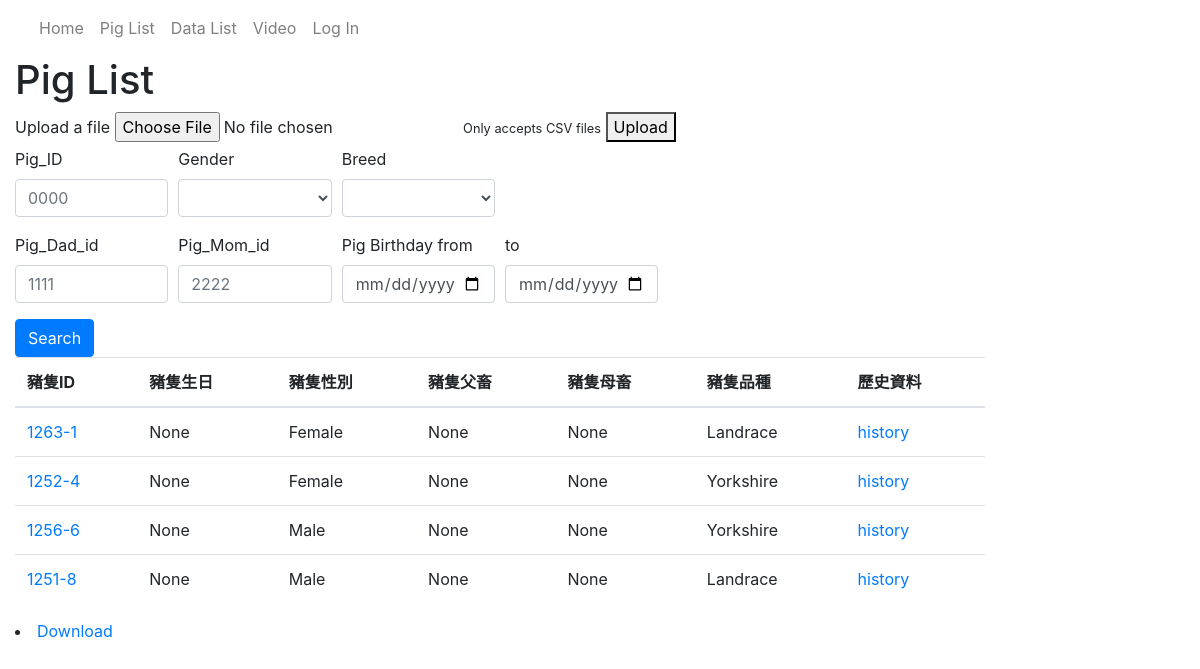
Page /catalog/pigs/ on the earlier database version.
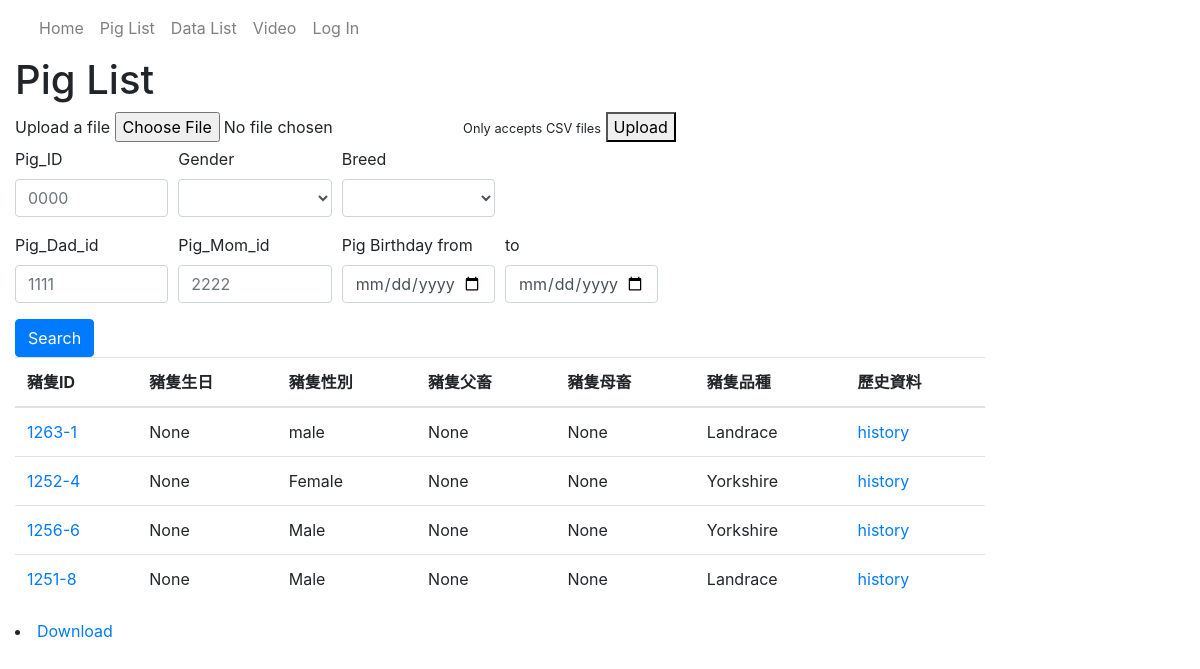
Same page on the later database version.
### catalog/models.py (models this page shows, shortened)
class Pig(models.Model):
    pig_id = models.CharField(max_length=8,primary_key=True, help_text='Input birth year(XX) + ear tag')
    birth = models.DateField(null=True, blank=True)
    gender = models.CharField(max_length=100,null=True, blank=True)
    dad_id = models.CharField(max_length=100,null=True, blank=True)
    mom_id = models.CharField(max_length=100,null=True, blank=True)
    breed = models.CharField(max_length=10, help_text='Pig\'s breed')

### catalog/views.py (the view)
# urls.py: path('pigs/', views.PigListView, name='pigs'),
def PigListView(request):
    model = Pig
    fields = ['pig_id', 'birth', 'gender', 'dad_id', 'mom_id', 'breed']
    model_history = Pig_history
    template = 'pig_list.html'
    if request.method == 'GET':
        qs = listfilter(request,model,fields)
        context = {'list':qs}
        return render(request,template,context)
    elif request.method == 'POST':
        upload_csv(request, model, fields, model_history)
        qs = listfilter(request,model,fields)
        context = {'list':qs}
        return render(request,template,context)

### catalog/views.py (called while the page is built)
def is_valid_queryparam(param):
    return (param != '' and param is not None)

def listfilter(request, model, fields):
    global qs
    qs = model.objects.all()
    for field in fields:
        param = request.GET.get(field)
        if is_valid_queryparam(param):
            qs = qs.filter(**{field:param})
        else:
            param_up_down = ['_min', '_max']
            field_up_down = ['__gte', '__lt']
            for i in range(2):
                param_range = str(field) + str(param_up_down[i])
                field_range = str(field) + str(field_up_down[i])
                param = request.GET.get(param_range)
                if is_valid_queryparam(param):
                    qs = qs.filter(**{field_range:param})
    return qs

### catalog/templates/pig_list.html (shortened to what this page needs)
{% extends "base_generic.html" %}
{% block content %}
	<h1>Pig List</h1>
	<form action="" method="POST" enctype="multipart/form-data">
		<label for="file1"> Upload a file</label>
		<input type="file" id="file1" name="files">
		<small>Only accepts CSV files</small>
		<button type="submit">Upload</button>
	</form>
	<form method="GET" action="." >
		<div class="form-row">
			<div class="form-group col-md-2">
				<label for="inputpig_id">Pig_ID</label>
				<input type="text" class="form-control" id="inputpig_id" placeholder="0000" name="pig_id">
			</div>
			<div class="form-group col-md-2">
				<label for="intputpig_gender">Gender</label>
				<select id="intputpig_gender" class="form-control" name="gender">
					<option selected></option>
					<option>Male</option>
				</select>
			</div>
			<div class="form-group col-md-2">
				<label for="intputpig_breed">Breed</label>
				<select id="intputpig_breed" class="form-control" name="breed">
					<option selected></option>
					<option>Landrace</option>
				</select>
			</div>
		</div>
		<div class="form-row">
			<div class="form-group col-md-2">
				<label for="inputpig_birthmin">Pig_Dad_id</label>
				<input type="text" class="form-control" id="inputpig_dad_id" placeholder="1111" name="dad_id">
			</div>
			<div class="form-group col-md-2">
				<label for="inputpig_birthmax">Pig_Mom_id</label>
				<input type="text" class="form-control" id="inputpig_mom__id" placeholder="2222" name="mom_id">
			</div>
			<div class="form-group col-md-2">
				<label for="inputpig_birthmin">Pig Birthday from</label>
				<input type="date" class="form-control" id="inputpig_birthmin" placeholder="YYYY-MM-DD" name="birth_min" >
			</div>
			<div class="form-group col-md-2">
				<label for="inputpig_birthmax">to</label>
				<input type="date" class="form-control" id="inputpig_birthmax"  placeholder="YYYY-MM-DD" name="birth_max">
			</div>
		</div>
		<button type="submit" class="btn btn-primary">Search</button>
		<table class="table">
			<thead>
				<tr class="row100 head">
					<th class="cell100 column1">豬隻ID</th>
					<th class="cell100 column2">豬隻生日</th>
					<th class="cell100 column3">豬隻性別</th>
					<th class="cell100 column4">豬隻父畜</th>
					<th class="cell100 column5">豬隻母畜</th>
					<th class="cell100 column6">豬隻品種</th>
					<th class="cell100 column9">歷史資料</th>
				</tr>
			</thead>
			<tbody>
				{% if list %}
				{% for pig in list %}
				<tr>
					<td><a href="{% url 'pig-detail' pig.pk %}">{{ pig.pig_id }}</a></td>
					<td>{{ pig.birth }}</td>
					<td>{{ pig.gender }}</td>
					<td>{{ pig.dad_id }}</td>
					<td>{{ pig.mom_id }}</td>
					<td>{{ pig.breed }}</td>
					<td><a href="{% url 'pig-history' pig.pk %}">history</a></td>
				</tr>
				{% endfor %}
				{% else %}
				<tr>
					<td>There are no pig in the library.</td>
				</tr>
				{% endif %}
			</tbody>
		</table>
		<li><a href="{% url 'downloadpiglist' %}">Download</a></li>
	</form>
{% endblock %}

Differences in the rows shown:
changed Pig "1263-1": gender "Female" → "male"
